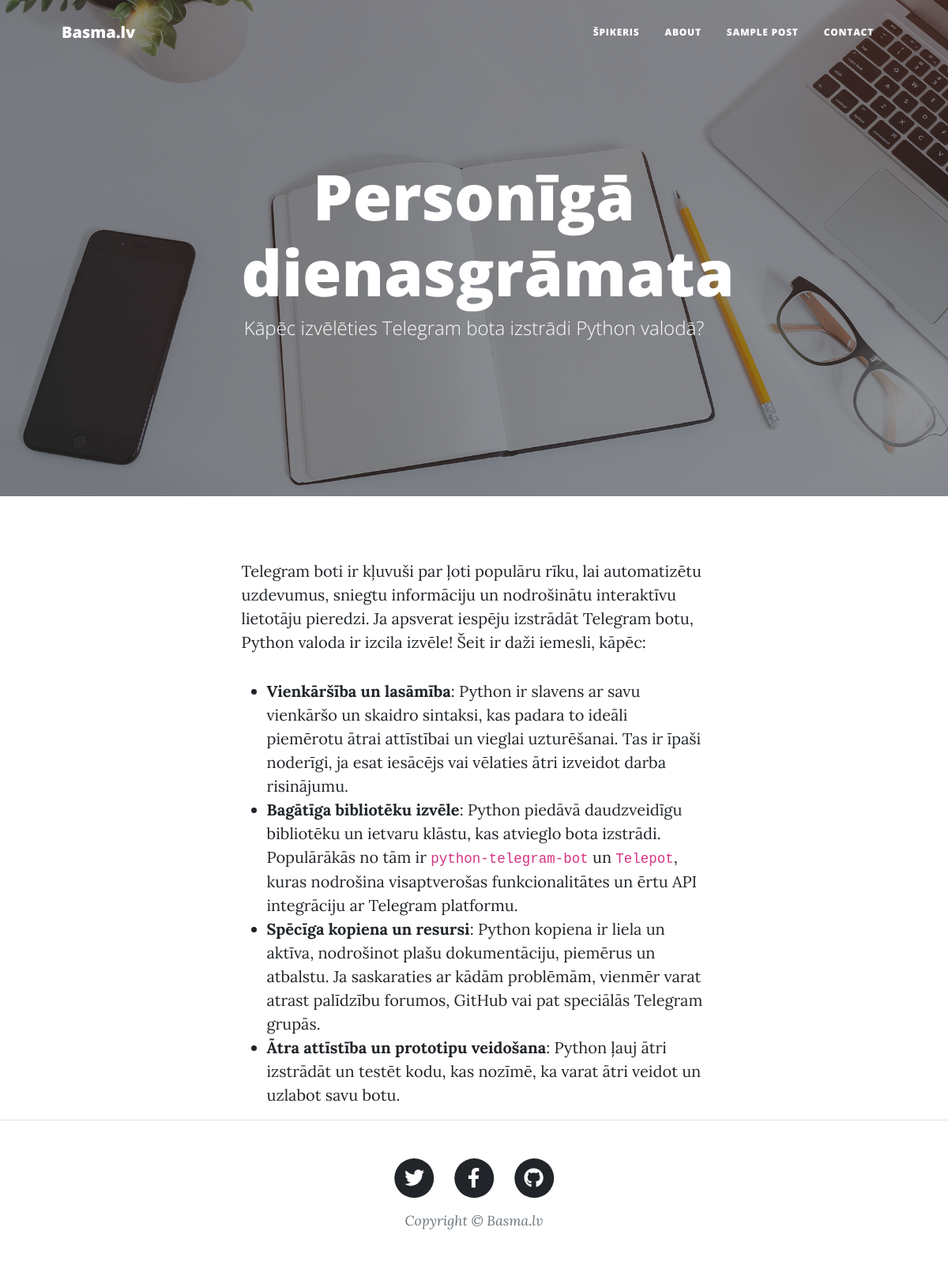
/post/5/, run on the app's committed database.
### blogs/models.py (models this page shows, shortened)
class Post(models.Model):
    title = models.CharField(max_length=200)
    author = models.CharField(max_length=100)
    content = models.TextField()
    joined_date = models.DateField(null=True)

### blogs/views.py (the view)
# urls.py: path('post/<int:id>/', views.post_detail, name='post_detail'),
def post_detail(request, id):
    post = Post.objects.get(id=id)
    subHeading = post.title
    logo = "Basma.lv"
    data = {
        'post' : post,
        'logo' : logo,
        'heading' : heading,
        'subheading' : subHeading
    }
    return render(request, 'post.html', context=data)

### blogs/templates/post.html (shortened to what this page needs)
{% extends "base.html" %}
{% block content %}
{{ post.content|safe}}
{% endblock %}

### blogs/templates/base.html (shortened to what this page needs)
{% load static %}
<!DOCTYPE html>
<html>
    <link rel="stylesheet" href="https://cdn.jsdelivr.net/npm/bootstrap@5.3.3/dist/css/bootstrap.min.css">
    <link rel="stylesheet" href="{% static 'css/main.css' %}">
    <link rel="stylesheet" href="{% static 'css/styles.css' %}">
<body>
        <nav class="navbar navbar-expand-lg navbar-light" id="mainNav">
            <div class="container px-4 px-lg-5">
                <a class="navbar-brand" href="{% url 'blogs' %}">{{ logo }}</a>
                <div class="collapse navbar-collapse" id="navbarResponsive">
                    <ul class="navbar-nav ms-auto py-4 py-lg-0">
                        <li class="nav-item"><a class="nav-link px-lg-3 py-3 py-lg-4" href="{% url 'cheatsheet' %}">Špikeris</a></li>
                        <li class="nav-item"><a class="nav-link px-lg-3 py-3 py-lg-4" href="">About</a></li>
                        <li class="nav-item"><a class="nav-link px-lg-3 py-3 py-lg-4" href="">Sample Post</a></li>
                        <li class="nav-item"><a class="nav-link px-lg-3 py-3 py-lg-4" href="">Contact</a></li>
                    </ul>
                </div>
            </div>
        </nav>
        <header class="masthead" style="background-image: url('{% static 'img/home-bg.jpg' %}')">
            <div class="container position-relative px-4 px-lg-5">
                <div class="row gx-4 gx-lg-5 justify-content-center">
                    <div class="col-md-10 col-lg-8 col-xl-7">
                        <div class="site-heading">
                            <h1>{{ heading }}</h1>
                            <span class="subheading">{{ subheading }}</span>
                        </div>
                    </div>
                </div>
            </div>
        </header>
        <div class="container px-4 px-lg-5">
            <div class="row gx-4 gx-lg-5 justify-content-center">
                <div class="col-md-10 col-lg-8 col-xl-7">
                    {% block content %}{% endblock %}
                </div>
            </div>
        </div>
        <footer class="border-top">
            <div class="container px-4 px-lg-5">
                <div class="row gx-4 gx-lg-5 justify-content-center">
                    <div class="col-md-10 col-lg-8 col-xl-7">
                        <ul class="list-inline text-center">
                            <li class="list-inline-item">
                                <a href="#!">
                                    <span class="fa-stack fa-lg">
                                        <i class="fas fa-circle fa-stack-2x"></i>
                                        <i class="fab fa-twitter fa-stack-1x fa-inverse"></i>
                                    </span>
                                </a>
                            </li>
                            <li class="list-inline-item">
                                <a href="#!">
                                    <span class="fa-stack fa-lg">
                                        <i class="fas fa-circle fa-stack-2x"></i>
                                        <i class="fab fa-facebook-f fa-stack-1x fa-inverse"></i>
                                    </span>
                                </a>
                            </li>
                            <li class="list-inline-item">
                                <a href="#!">
                                    <span class="fa-stack fa-lg">
                                        <i class="fas fa-circle fa-stack-2x"></i>
                                        <i class="fab fa-github fa-stack-1x fa-inverse"></i>
                                    </span>
                                </a>
                            </li>
                        </ul>
                        <div class="small text-center text-muted fst-italic">Copyright &copy; Basma.lv {{ date }} </div>
                    </div>
                </div>
            </div>
        </footer>
</body>
</html>

### data on the page
Post: title "Kāpēc izvēlēties Telegram bota izstrādi Python valodā?", content "Telegram boti ir kļuvuši par ļoti populāru rīku, lai automatizētu uzdevumus, sniegtu informāciju un nodrošinātu interaktīvu lietotāju pieredzi. Ja apsverat iespēju izstrādāt Telegram botu, Python valoda ir izcila izvēle! Šeit ir daži iemesli, kāpēc: Vienkāršība un lasāmība : Python ir slavens ar savu vienkāršo un skaidro sintaksi, kas padara to ideāli piemērotu ātrai attīstībai un vieglai uzturēšanai. Tas ir īpaši noderīgi, ja esat iesācējs vai vēlaties ātri izveidot darba risinājumu. Bagātīga bibliotēku izvēle : Python piedāvā daudzveidīgu bibliotēku un ietvaru klāstu, kas atvieglo bota izstrādi. Populārākās no tām ir python-telegram-bot un Telepot , kuras nodrošina visaptverošas…"

### other printed values
{{ logo }} "Basma.lv"
{{ heading }} "Personīgā dienasgrāmata"
